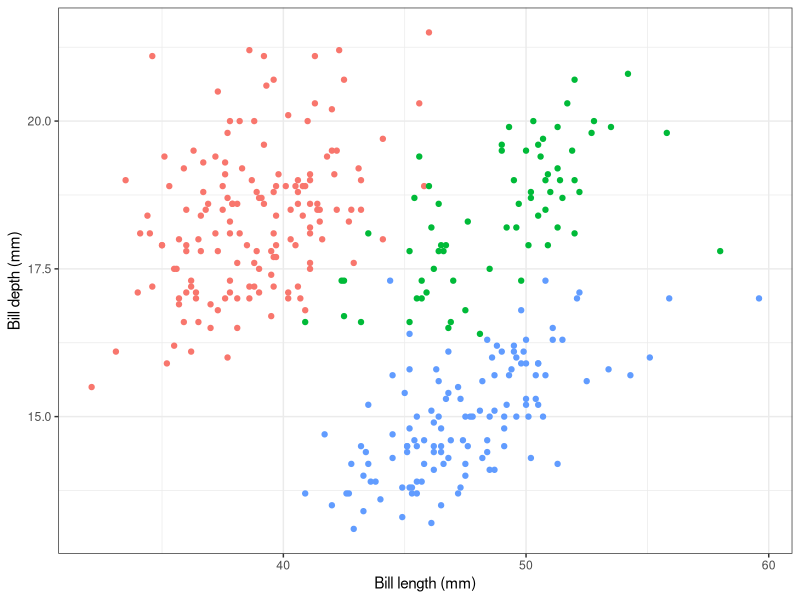
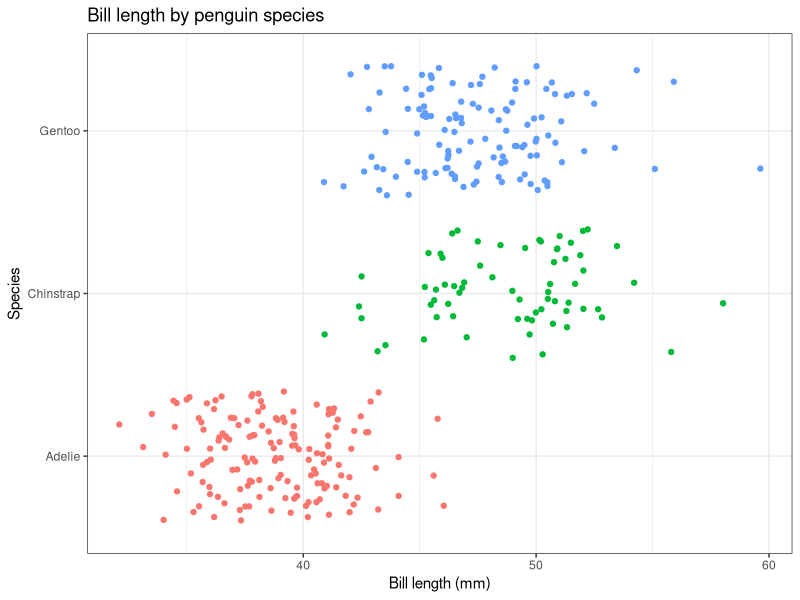

Write the R code that produced these figures, in order.
## ---- chunk 1
library(tidyverse)
library(palmerpenguins)
## ---- chunk 2
#we can use the D() function directly without having to store the expression in a variable
my_deriv <- D(exp = expression(x^2), name = "x")
x = 3
eval(my_deriv)

## do the same thing for: P(a) 2(3a+2)^4 05 if a = 1.2
my_deriv <- D(exp = expression(2*(3*a + 2)^4 - 5), name = "a")
a = 1.2
eval(my_deriv)
## ---- chunk 3
# using data piping as a force of habit
str(penguins)
penguins %>% ggplot(aes(x = bill_length_mm, y = bill_depth_mm, col = factor(species))) + geom_point() + theme_bw() + 
  labs(x = "Bill length (mm)", y = "Bill depth (mm)", col = "Species") + guides(col = F)

## ---- chunk 4
penguins %>% ggplot(aes(x = bill_length_mm, y = factor(species), col = factor(species))) + geom_jitter() + theme_bw() + 
  labs(x = "Bill length (mm)", y = "Species", title = "Bill length by penguin species") + guides(col = F)

